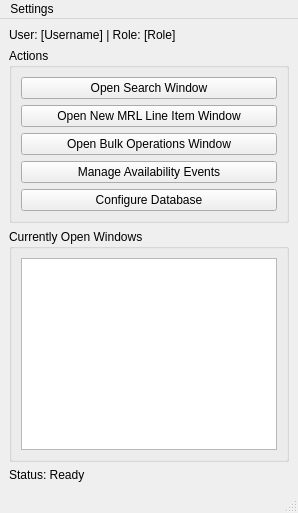
<?xml version="1.0" encoding="UTF-8"?>
<ui version="4.0">
 <class>MainWindow</class>
 <widget class="QMainWindow" name="MainWindow">
  <property name="windowTitle">
   <string>External Logistics Database - Control Panel</string>
  </property>
  <widget class="QWidget" name="centralwidget">
   <layout class="QVBoxLayout" name="verticalLayout">
    <!-- User Information -->
    <item>
     <widget class="QLabel" name="userInfoLabel">
      <property name="text">
       <string>User: [Username] | Role: [Role]</string>
      </property>
     </widget>
    </item>
    <!-- Main Actions -->
    <item>
     <widget class="QGroupBox" name="actionsGroup">
      <property name="title">
       <string>Actions</string>
      </property>
      <layout class="QVBoxLayout" name="actionsLayout">
       <item>
        <widget class="QPushButton" name="openSearchWindowButton">
         <property name="text">
          <string>Open Search Window</string>
         </property>
        </widget>
       </item>
       <item>
        <widget class="QPushButton" name="openNewMRLWindowButton">
         <property name="text">
          <string>Open New MRL Line Item Window</string>
         </property>
        </widget>
       </item>
       <item>
        <widget class="QPushButton" name="openBulkOperationsWindowButton">
         <property name="text">
          <string>Open Bulk Operations Window</string>
         </property>
        </widget>
       </item>
	   <item>
	    <widget class="QPushButton" name="openAvailabilityEventsButton">
         <property name="text">
	      <string>Manage Availability Events</string>
	     </property>
		</widget>
	   </item>
       <!-- New Configuration Button -->
       <item>
        <widget class="QPushButton" name="configurationButton">
         <property name="text">
          <string>Configure Database</string>
         </property>
        </widget>
       </item>
      </layout>
     </widget>
    </item>
    <!-- Open Windows List -->
    <item>
     <widget class="QGroupBox" name="openWindowsGroup">
      <property name="title">
       <string>Currently Open Windows</string>
      </property>
      <layout class="QVBoxLayout" name="openWindowsLayout">
       <item>
        <widget class="QListWidget" name="openWindowsList"/>
       </item>
      </layout>
     </widget>
    </item>
    <!-- Status Bar -->
    <item>
     <widget class="QLabel" name="statusLabel">
      <property name="text">
       <string>Status: Ready</string>
      </property>
     </widget>
    </item>
   </layout>
  </widget>
  <widget class="QMenuBar" name="menubar">
   <property name="geometry">
    <rect>
     <x>0</x>
     <y>0</y>
     <width>800</width>
     <height>21</height>
    </rect>
   </property>
   <widget class="QMenu" name="menuSettings">
    <property name="title">
     <string>Settings</string>
    </property>
    <addaction name="actionDatabaseConfiguration"/>
   </widget>
   <addaction name="menuSettings"/>
  </widget>
  <widget class="QStatusBar" name="statusbar"/>
  <action name="actionDatabaseConfiguration">
   <property name="text">
    <string>Database Configuration</string>
   </property>
  </action>
 </widget>
 <resources/>
 <connections/>
</ui>
